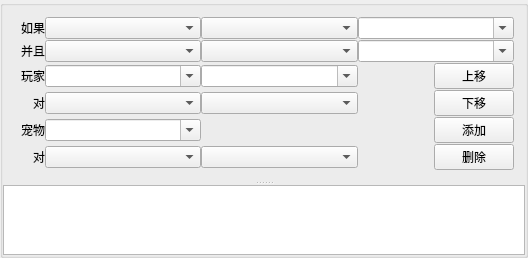
<?xml version="1.0" encoding="UTF-8"?>
<ui version="4.0">
 <class>GameCustomBattleWgt</class>
 <widget class="QWidget" name="GameCustomBattleWgt">
  <property name="geometry">
   <rect>
    <x>0</x>
    <y>0</y>
    <width>528</width>
    <height>217</height>
   </rect>
  </property>
  <property name="windowTitle">
   <string>GameCustomBattleWgt</string>
  </property>
  <layout class="QVBoxLayout" name="verticalLayout">
   <property name="spacing">
    <number>0</number>
   </property>
   <property name="leftMargin">
    <number>0</number>
   </property>
   <property name="topMargin">
    <number>0</number>
   </property>
   <property name="rightMargin">
    <number>0</number>
   </property>
   <property name="bottomMargin">
    <number>0</number>
   </property>
   <item>
    <widget class="QGroupBox" name="groupBox_list">
     <property name="title">
      <string/>
     </property>
     <layout class="QVBoxLayout" name="verticalLayout_2">
      <property name="spacing">
       <number>0</number>
      </property>
      <property name="leftMargin">
       <number>0</number>
      </property>
      <property name="topMargin">
       <number>0</number>
      </property>
      <property name="rightMargin">
       <number>0</number>
      </property>
      <property name="bottomMargin">
       <number>0</number>
      </property>
      <item>
       <widget class="QSplitter" name="splitter">
        <property name="orientation">
         <enum>Qt::Vertical</enum>
        </property>
        <widget class="QWidget" name="layoutWidget">
         <layout class="QGridLayout" name="gridLayout_4">
          <property name="horizontalSpacing">
           <number>0</number>
          </property>
          <property name="verticalSpacing">
           <number>1</number>
          </property>
          <item row="1" column="3">
           <widget class="QComboBox" name="comboBox_condition2_value">
            <property name="sizePolicy">
             <sizepolicy hsizetype="Expanding" vsizetype="Fixed">
              <horstretch>0</horstretch>
              <verstretch>0</verstretch>
             </sizepolicy>
            </property>
            <property name="editable">
             <bool>true</bool>
            </property>
           </widget>
          </item>
          <item row="0" column="2">
           <widget class="QComboBox" name="comboBox_condition_relation">
            <property name="sizePolicy">
             <sizepolicy hsizetype="Expanding" vsizetype="Fixed">
              <horstretch>0</horstretch>
              <verstretch>0</verstretch>
             </sizepolicy>
            </property>
            <property name="editable">
             <bool>false</bool>
            </property>
           </widget>
          </item>
          <item row="0" column="0" alignment="Qt::AlignRight">
           <widget class="QLabel" name="label_condition">
            <property name="sizePolicy">
             <sizepolicy hsizetype="Preferred" vsizetype="Preferred">
              <horstretch>0</horstretch>
              <verstretch>0</verstretch>
             </sizepolicy>
            </property>
            <property name="text">
             <string>  如果</string>
            </property>
            <property name="alignment">
             <set>Qt::AlignRight|Qt::AlignTrailing|Qt::AlignVCenter</set>
            </property>
           </widget>
          </item>
          <item row="1" column="0">
           <widget class="QLabel" name="label_condition_2">
            <property name="sizePolicy">
             <sizepolicy hsizetype="Preferred" vsizetype="Preferred">
              <horstretch>0</horstretch>
              <verstretch>0</verstretch>
             </sizepolicy>
            </property>
            <property name="text">
             <string>并且</string>
            </property>
            <property name="alignment">
             <set>Qt::AlignRight|Qt::AlignTrailing|Qt::AlignVCenter</set>
            </property>
           </widget>
          </item>
          <item row="3" column="1">
           <widget class="QComboBox" name="comboBox_playerTarget">
            <property name="sizePolicy">
             <sizepolicy hsizetype="Expanding" vsizetype="Fixed">
              <horstretch>0</horstretch>
              <verstretch>0</verstretch>
             </sizepolicy>
            </property>
            <property name="editable">
             <bool>false</bool>
            </property>
           </widget>
          </item>
          <item row="3" column="0" alignment="Qt::AlignRight">
           <widget class="QLabel" name="label_playerTarget">
            <property name="sizePolicy">
             <sizepolicy hsizetype="Preferred" vsizetype="Preferred">
              <horstretch>0</horstretch>
              <verstretch>0</verstretch>
             </sizepolicy>
            </property>
            <property name="text">
             <string>对</string>
            </property>
            <property name="alignment">
             <set>Qt::AlignRight|Qt::AlignTrailing|Qt::AlignVCenter</set>
            </property>
           </widget>
          </item>
          <item row="5" column="1">
           <widget class="QComboBox" name="comboBox_petTarget">
            <property name="sizePolicy">
             <sizepolicy hsizetype="Expanding" vsizetype="Fixed">
              <horstretch>0</horstretch>
              <verstretch>0</verstretch>
             </sizepolicy>
            </property>
            <property name="editable">
             <bool>false</bool>
            </property>
           </widget>
          </item>
          <item row="4" column="3" alignment="Qt::AlignRight">
           <widget class="QPushButton" name="pushButton_add">
            <property name="sizePolicy">
             <sizepolicy hsizetype="Fixed" vsizetype="Fixed">
              <horstretch>0</horstretch>
              <verstretch>0</verstretch>
             </sizepolicy>
            </property>
            <property name="text">
             <string>添加</string>
            </property>
           </widget>
          </item>
          <item row="3" column="2">
           <widget class="QComboBox" name="comboBox_playerTargetSelect">
            <property name="sizePolicy">
             <sizepolicy hsizetype="Expanding" vsizetype="Fixed">
              <horstretch>0</horstretch>
              <verstretch>0</verstretch>
             </sizepolicy>
            </property>
            <property name="editable">
             <bool>false</bool>
            </property>
           </widget>
          </item>
          <item row="1" column="1">
           <widget class="QComboBox" name="comboBox_condition2_type">
            <property name="sizePolicy">
             <sizepolicy hsizetype="Expanding" vsizetype="Fixed">
              <horstretch>0</horstretch>
              <verstretch>0</verstretch>
             </sizepolicy>
            </property>
            <property name="editable">
             <bool>false</bool>
            </property>
           </widget>
          </item>
          <item row="5" column="0" alignment="Qt::AlignRight">
           <widget class="QLabel" name="label_playerTarget_2">
            <property name="sizePolicy">
             <sizepolicy hsizetype="Preferred" vsizetype="Preferred">
              <horstretch>0</horstretch>
              <verstretch>0</verstretch>
             </sizepolicy>
            </property>
            <property name="text">
             <string>对</string>
            </property>
            <property name="alignment">
             <set>Qt::AlignRight|Qt::AlignTrailing|Qt::AlignVCenter</set>
            </property>
           </widget>
          </item>
          <item row="0" column="1">
           <widget class="QComboBox" name="comboBox_condition_type">
            <property name="sizePolicy">
             <sizepolicy hsizetype="Expanding" vsizetype="Preferred">
              <horstretch>0</horstretch>
              <verstretch>0</verstretch>
             </sizepolicy>
            </property>
            <property name="editable">
             <bool>false</bool>
            </property>
           </widget>
          </item>
          <item row="4" column="1">
           <widget class="QComboBox" name="comboBox_petAction">
            <property name="sizePolicy">
             <sizepolicy hsizetype="Expanding" vsizetype="Fixed">
              <horstretch>0</horstretch>
              <verstretch>0</verstretch>
             </sizepolicy>
            </property>
            <property name="editable">
             <bool>true</bool>
            </property>
           </widget>
          </item>
          <item row="4" column="2">
           <widget class="QLabel" name="label_petSkillsFrom">
            <property name="text">
             <string/>
            </property>
           </widget>
          </item>
          <item row="5" column="3" alignment="Qt::AlignRight">
           <widget class="QPushButton" name="pushButton_del">
            <property name="sizePolicy">
             <sizepolicy hsizetype="Fixed" vsizetype="Fixed">
              <horstretch>0</horstretch>
              <verstretch>0</verstretch>
             </sizepolicy>
            </property>
            <property name="text">
             <string>删除</string>
            </property>
           </widget>
          </item>
          <item row="4" column="0" alignment="Qt::AlignRight">
           <widget class="QLabel" name="label_andPet">
            <property name="sizePolicy">
             <sizepolicy hsizetype="Preferred" vsizetype="Preferred">
              <horstretch>0</horstretch>
              <verstretch>0</verstretch>
             </sizepolicy>
            </property>
            <property name="text">
             <string>宠物</string>
            </property>
            <property name="alignment">
             <set>Qt::AlignRight|Qt::AlignTrailing|Qt::AlignVCenter</set>
            </property>
           </widget>
          </item>
          <item row="2" column="1">
           <widget class="QComboBox" name="comboBox_playerAction">
            <property name="sizePolicy">
             <sizepolicy hsizetype="Expanding" vsizetype="Fixed">
              <horstretch>0</horstretch>
              <verstretch>0</verstretch>
             </sizepolicy>
            </property>
            <property name="editable">
             <bool>true</bool>
            </property>
           </widget>
          </item>
          <item row="2" column="2">
           <widget class="QComboBox" name="comboBox_playerActionValue">
            <property name="sizePolicy">
             <sizepolicy hsizetype="Preferred" vsizetype="Fixed">
              <horstretch>0</horstretch>
              <verstretch>0</verstretch>
             </sizepolicy>
            </property>
            <property name="editable">
             <bool>true</bool>
            </property>
           </widget>
          </item>
          <item row="0" column="3">
           <widget class="QComboBox" name="comboBox_condition_value">
            <property name="sizePolicy">
             <sizepolicy hsizetype="Expanding" vsizetype="Fixed">
              <horstretch>0</horstretch>
              <verstretch>0</verstretch>
             </sizepolicy>
            </property>
            <property name="editable">
             <bool>true</bool>
            </property>
           </widget>
          </item>
          <item row="1" column="2">
           <widget class="QComboBox" name="comboBox_condition2_relation">
            <property name="sizePolicy">
             <sizepolicy hsizetype="Expanding" vsizetype="Fixed">
              <horstretch>0</horstretch>
              <verstretch>0</verstretch>
             </sizepolicy>
            </property>
            <property name="editable">
             <bool>false</bool>
            </property>
           </widget>
          </item>
          <item row="3" column="3" alignment="Qt::AlignRight">
           <widget class="QPushButton" name="pushButton_moveDown">
            <property name="sizePolicy">
             <sizepolicy hsizetype="Fixed" vsizetype="Fixed">
              <horstretch>0</horstretch>
              <verstretch>0</verstretch>
             </sizepolicy>
            </property>
            <property name="text">
             <string>下移</string>
            </property>
           </widget>
          </item>
          <item row="2" column="3" alignment="Qt::AlignRight">
           <widget class="QPushButton" name="pushButton_moveUp">
            <property name="sizePolicy">
             <sizepolicy hsizetype="Fixed" vsizetype="Fixed">
              <horstretch>0</horstretch>
              <verstretch>0</verstretch>
             </sizepolicy>
            </property>
            <property name="text">
             <string>上移</string>
            </property>
           </widget>
          </item>
          <item row="2" column="0" alignment="Qt::AlignRight">
           <widget class="QLabel" name="label_thenPlayer">
            <property name="sizePolicy">
             <sizepolicy hsizetype="Preferred" vsizetype="Preferred">
              <horstretch>0</horstretch>
              <verstretch>0</verstretch>
             </sizepolicy>
            </property>
            <property name="text">
             <string>玩家</string>
            </property>
            <property name="alignment">
             <set>Qt::AlignRight|Qt::AlignTrailing|Qt::AlignVCenter</set>
            </property>
           </widget>
          </item>
          <item row="5" column="2">
           <widget class="QComboBox" name="comboBox_petTargetSelect">
            <property name="sizePolicy">
             <sizepolicy hsizetype="Expanding" vsizetype="Fixed">
              <horstretch>0</horstretch>
              <verstretch>0</verstretch>
             </sizepolicy>
            </property>
            <property name="editable">
             <bool>false</bool>
            </property>
           </widget>
          </item>
         </layout>
        </widget>
        <widget class="QTableView" name="tableView_settings">
         <property name="selectionMode">
          <enum>QAbstractItemView::SingleSelection</enum>
         </property>
         <property name="selectionBehavior">
          <enum>QAbstractItemView::SelectRows</enum>
         </property>
         <property name="verticalScrollMode">
          <enum>QAbstractItemView::ScrollPerPixel</enum>
         </property>
         <property name="horizontalScrollMode">
          <enum>QAbstractItemView::ScrollPerPixel</enum>
         </property>
         <attribute name="horizontalHeaderHighlightSections">
          <bool>false</bool>
         </attribute>
         <attribute name="verticalHeaderHighlightSections">
          <bool>false</bool>
         </attribute>
        </widget>
       </widget>
      </item>
     </layout>
    </widget>
   </item>
  </layout>
 </widget>
 <layoutdefault spacing="6" margin="11"/>
 <resources/>
 <connections/>
</ui>
